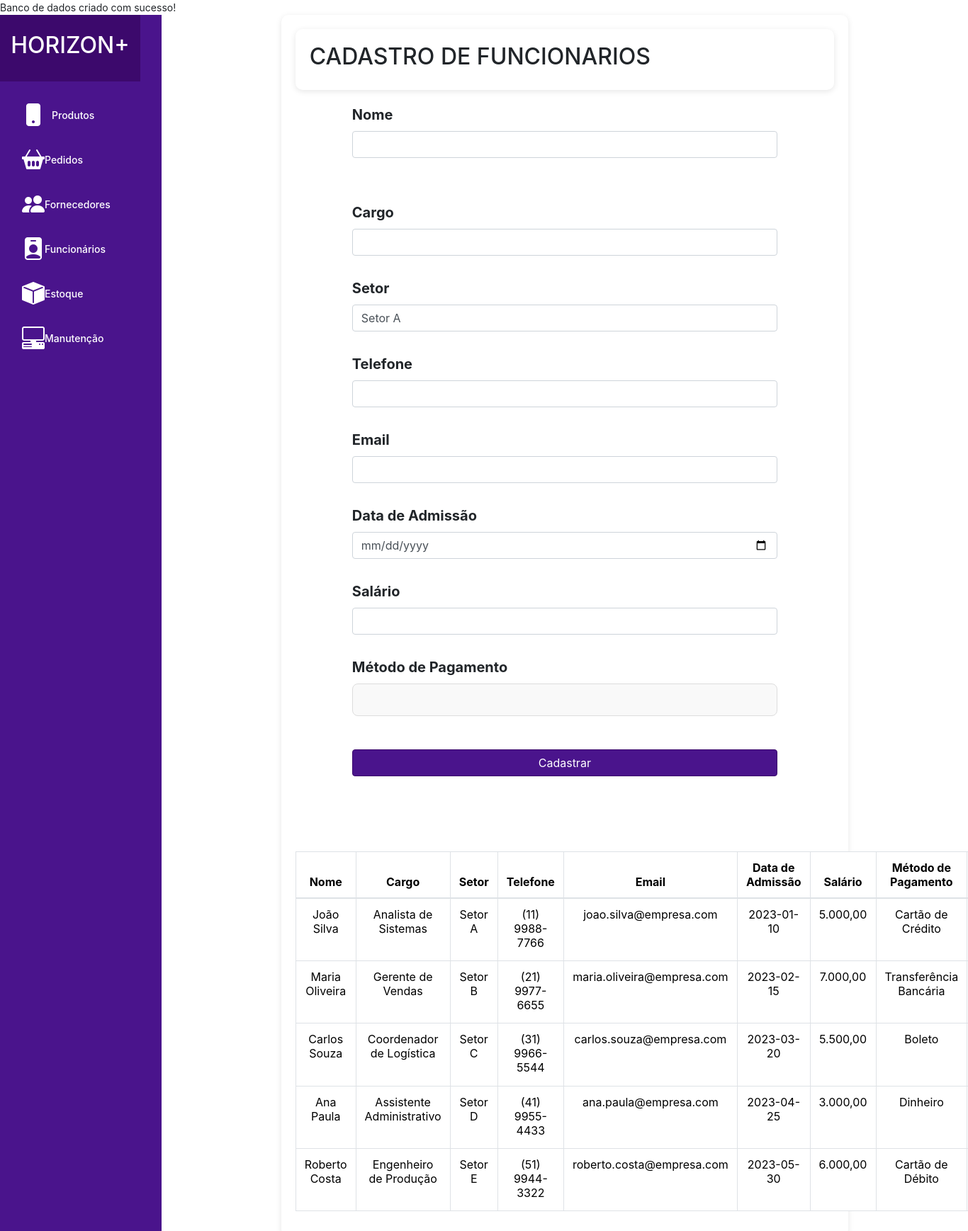
/funcionarios.php, run on the app's committed database.
### tables this page shows
CREATE TABLE IF NOT EXISTS funcionarios (
    funcionario_id INT(11) AUTO_INCREMENT PRIMARY KEY,
    nome VARCHAR(100) NOT NULL,
    cargo VARCHAR(50) NOT NULL,
    setor_id INT NOT NULL,
    telefone VARCHAR(20),
    email VARCHAR(100) NOT NULL,
    data_admissao DATE NOT NULL,
    salario VARCHAR(20),
    metodo_pagamento VARCHAR(500),
    FOREIGN KEY (setor_id) REFERENCES setores(setor_id)
);

CREATE TABLE IF NOT EXISTS setores (
    setor_id INT(11) AUTO_INCREMENT PRIMARY KEY,
    nome VARCHAR(100) NOT NULL,
    descricao TEXT
);

### funcionarios.php (the view, shortened to what this page needs)
<?php
include 'config.php';
$sql_setores = "SELECT * FROM setores";
$stmt_setores = $conn->prepare($sql_setores);
$stmt_setores->execute();
$result_setores = $stmt_setores->fetchAll(PDO::FETCH_ASSOC);
$sql_funcionarios = "SELECT f.funcionario_id, f.nome, f.cargo, s.nome AS setor, f.telefone, f.email, f.data_admissao, f.salario, f.metodo_pagamento
FROM funcionarios f
JOIN setores s ON f.setor_id = s.setor_id";
$stmt_funcionarios = $conn->prepare($sql_funcionarios);
$stmt_funcionarios->execute();
$result_funcionarios = $stmt_funcionarios->fetchAll(PDO::FETCH_ASSOC);
?>
<!DOCTYPE html>
<html lang="pt-br">
<head>
    <link rel="stylesheet" href="src/css/styles.css">
    <link href="https://cdn.jsdelivr.net/npm/bootstrap@5.3.3/dist/css/bootstrap.min.css" rel="stylesheet">
    <link href="https://stackpath.bootstrapcdn.com/bootstrap/4.5.2/css/bootstrap.min.css" rel="stylesheet">
    <link rel="stylesheet" href="https://cdnjs.cloudflare.com/ajax/libs/bootstrap-icons/1.10.3/font/bootstrap-icons.min.css">
    <link rel="stylesheet" href="src/css/styles.css">
</head>
</head>
<body>
    <div class="container-fluid">
        <div class="row">
              <nav class="col-md-2 d-none d-md-block bg-purple sidebar">
                <div class="logo text-center py-4">
                    <h2>HORIZON+</h2>
                </div>
                <div class="sidebar-sticky">
                    <ul class="nav flex-column">
                        <li class="nav-item">
                            <a class="nav-link active" href="produtos.php">
                                <i class="bi bi-phone-fill icon-large"></i>
                                <span>Produtos</span>
                            </a>
                        </li>
                        <li class="nav-item"><a class="nav-link" href="pedidos.php"><i class="bi bi-basket2-fill icon-large"></i> Pedidos</a></li>
                        <li class="nav-item"><a class="nav-link" href="fornecedores.php"><i class="bi bi-people-fill icon-large"></i> Fornecedores</a></li>
                        <li class="nav-item"><a class="nav-link" href="funcionarios.php"><i class="bi bi-person-badge-fill icon-large"></i> Funcionários</a></li>
                        <li class="nav-item"><a class="nav-link" href="estoque.php"><i class="bi bi-box-fill icon-large"></i> Estoque</a></li>
                        <li class="nav-item"><a class="nav-link" href="manutencao.php"><i class="bi bi-pc-display-horizontal icon-large"></i> Manutenção</a></li>
                    </ul>
                </div>
            </nav>
            <main role="main" class="container">
                <div class="container">
                    <h1 class="h2">CADASTRO DE FUNCIONARIOS</h1>
                </div>
                <form method="POST" action="funcionarios.php">
                <div class="form-group">
                        <label for="nome" class="form-label">Nome</label>
                        <input type="text" class="form-control" id="nome" name="nome" required>
                    </div>
                    <div class="form-group">
                        <label for="cargo" class="form-label">Cargo</label>
                        <input type="text" class="form-control" id="cargo" name="cargo" required>
                    </div>
                    <div class="form-group">
                        <label for="setor" class="form-label">Setor</label>
                        <select class="form-control" id="setor" name="setor" required>
                            <?php foreach ($result_setores as $setor) { ?>
                                <option value="<?= $setor['setor_id'] ?>"><?= $setor['nome'] ?></option>
                            <?php } ?>
                        </select>
                    </div>
                    <div class="form-group">
    <label for="telefone" class="form-label">Telefone</label>
    <input type="text" class="form-control phone" id="telefone" name="telefone" required>
</div>
                    <div class="form-group">
                        <label for="email" class="form-label">Email</label>
                        <input type="email" class="form-control" id="email" name="email" required>
                    </div>
                    <div class="form-group">
                        <label for="admissao" class="form-label">Data de Admissão</label>
                        <input type="date" class="form-control" id="admissao" name="admissao" required>
                    </div>
                    <div class="form-group">
    <label for="salario" class="form-label">Salário</label>
    <input type="text" class="form-control salary" id="salario" name="salario" required>
</div>
                    <div class="form-group">
                        <label for="metodo_pagamento" class="form-label">Método de Pagamento</label>
                        <input class="text" id="metodo_pagamento" name="metodo_pagamento" required>
                    </div>
                    <button type="submit" class="btn btn-primary">Cadastrar</button>
                </form>
<h2 class="mt-5">Funcionários Cadastrados</h2>
<table class="table table-bordered">
   <thead>
       <tr>
           <th>Nome</th>
           <th>Cargo</th>
           <th>Setor</th>
           <th>Telefone</th>
           <th>Email</th>
           <th>Data de Admissão</th>
           <th>Salário</th>
           <th>Método de Pagamento</th>
       </tr>
   </thead>
   <tbody>
       <?php foreach ($result_funcionarios as $funcionario) { ?>
           <tr>
               <td><?= htmlspecialchars($funcionario['nome']) ?></td>
               <td><?= htmlspecialchars($funcionario['cargo']) ?></td>
               <td><?= htmlspecialchars($funcionario['setor']) ?></td>
               <td><?= htmlspecialchars($funcionario['telefone']) ?></td>
               <td><?= htmlspecialchars($funcionario['email']) ?></td>
               <td><?= htmlspecialchars($funcionario['data_admissao']) ?></td>
               <td><?= htmlspecialchars(number_format($funcionario['salario'], 2, ',', '.')) ?></td>
               <td><?= htmlspecialchars($funcionario['metodo_pagamento']) ?></td>
           </tr>
       <?php } ?>
   </tbody>
</table>
            </main>
        </div>
    </div>
</html>

### src/css/styles.css (style rules this page uses)
:root { --bg-purple: #4A148C; --depp-purple: #3c096c; --text-white: #fff; --font-size-logo: 1.5rem; --font-weight-bold: bold; --font-size-base: 0.875rem; --padding-top-sidebar: 0; --margin-bottom-logo: 20px; --icon-size-small: 16px; --icon-size-medium: 24px; --icon-size-large: 32px; }
body { font-size: var(--font-size-base); }
.sidebar { background-color: var(--bg-purple); height: auto; padding-top: var(--padding-top-sidebar); }
.sidebar .logo { position: relative; text-align: center; color: var(--text-white); font-size: var(--font-size-logo); font-weight: bolder; padding: 15px; margin: 0; margin-left: -15px; width: 100%; max-width: 100%; background-color: var(--deep-purple); }
.sidebar .nav-link { color: var(--text-white); font-weight: 500; display: flex; align-items: center; margin-top: 15px; }
.sidebar .nav-link.active { color: var(--text-white); }
.sidebar .nav-link span { margin-left: 10px; }
.sidebar-sticky { position: -webkit-sticky; position: sticky; top: 0; height: calc(100vh - 48px); padding-top: 0.5rem; overflow-x: hidden; overflow-y: auto; }
.form-group label { font-weight: var(--font-weight-bold); }
.icon-large { font-size: var(--icon-size-large); }
.btn-primary { margin-top: 2%; margin-left: 0%; width: 100%; background-color: var(--bg-purple); border-color: var(--depp-purple); }
label { font-size: 20px; }

### funcionarios.php (style rules this page uses)
:root { --bg-purple: #4A148C; --deep-purple: #3c096c; --text-white: #fff; --border-color: #ddd; }
.container { width: 100%; max-width: 800px; padding: 20px; background-color: white; box-shadow: 0 2px 8px rgba(0, 0, 0, 0.1); border-radius: 10px; margin-bottom: 20px; }
h2 { font-weight: 500; color: white; text-align: center; }
form { display: flex; flex-direction: column; gap: 15px; align-items: center; }
.form-group, .mb-3 { display: flex; flex-direction: column; width: 100%; max-width: 600px; text-align: left; }
input, select { padding: 10px; font-size: 1rem; border: 1px solid var(--border-color); border-radius: 8px; background-color: #f9f9f9; width: 100%; }
button { padding: 12px; font-size: 1rem; color: var(--text-white); background-color: var(--bg-purple); border: none; border-radius: 8px; cursor: pointer; font-weight: 500; transition: background-color 0.3s ease; width: 100%; max-width: 600px; margin-top: 20px; }
.btn-primary { margin-top: 2%; margin-left: 0%; width: 100%; background-color: var(--bg-purple); border-color: var(--depp-purple); }
.table { width: 100%; border-collapse: collapse; margin-top: 20px; }
th, td { padding: 14px; text-align: center; border: 1px solid var(--border-color); }
th { background-color: var(--bg-purple); color: var(--text-white); }
td { background-color: #f9f9f9; }
:root { --bg-purple: #4A148C; --depp-purple: #3c096c; --text-white: #fff; --font-size-logo: 1.5rem; --font-weight-bold: bold; --font-size-base: 0.875rem; --padding-top-sidebar: 0; --margin-bottom-logo: 20px; --icon-size-small: 16px; --icon-size-medium: 24px; --icon-size-large: 32px; }
body { font-size: var(--font-size-base); }
.sidebar { background-color: var(--bg-purple); height: auto; padding-top: var(--padding-top-sidebar); }
.sidebar .logo { position: relative; text-align: center; color: var(--text-white); font-size: var(--font-size-logo); font-weight: bolder; padding: 15px; margin: 0; margin-left: -15px; width: 100%; max-width: 100%; background-color: var(--deep-purple); }
.sidebar .nav-link { color: var(--text-white); font-weight: 500; display: flex; align-items: center; margin-top: 15px; }
.sidebar .nav-link.active { color: var(--text-white); }
.sidebar .nav-link span { margin-left: 10px; }
.sidebar-sticky { position: -webkit-sticky; position: sticky; top: 0; height: calc(100vh - 48px); padding-top: 0.5rem; overflow-x: hidden; overflow-y: auto; }
.form-group label { font-weight: var(--font-weight-bold); }
.icon-large { font-size: var(--icon-size-large); }
label { font-size: 20px; }

### data on the page
funcionarios: nome "João Silva", cargo "Analista de Sistemas", setor.nome "Setor A", telefone "(11) 9988-7766", email "joao.silva@empresa.com", data_admissao "2023-01-10", salario "5.000,00", metodo_pagamento "Cartão de Crédito"
funcionarios: nome "Maria Oliveira", cargo "Gerente de Vendas", setor.nome "Setor B", telefone "(21) 9977-6655", email "maria.oliveira@empresa.com", data_admissao "2023-02-15", salario "7.000,00", metodo_pagamento "Transferência Bancária"
funcionarios: nome "Carlos Souza", cargo "Coordenador de Logística", setor.nome "Setor C", telefone "(31) 9966-5544", email "carlos.souza@empresa.com", data_admissao "2023-03-20", salario "5.500,00", metodo_pagamento "Boleto"
funcionarios: nome "Ana Paula", cargo "Assistente Administrativo", setor.nome "Setor D", telefone "(41) 9955-4433", email "ana.paula@empresa.com", data_admissao "2023-04-25", salario "3.000,00", metodo_pagamento "Dinheiro"
funcionarios: nome "Roberto Costa", cargo "Engenheiro de Produção", setor.nome "Setor E", telefone "(51) 9944-3322", email "roberto.costa@empresa.com", data_admissao "2023-05-30", salario "6.000,00", metodo_pagamento "Cartão de Débito"

### other printed values
form field setor "Setor A"
